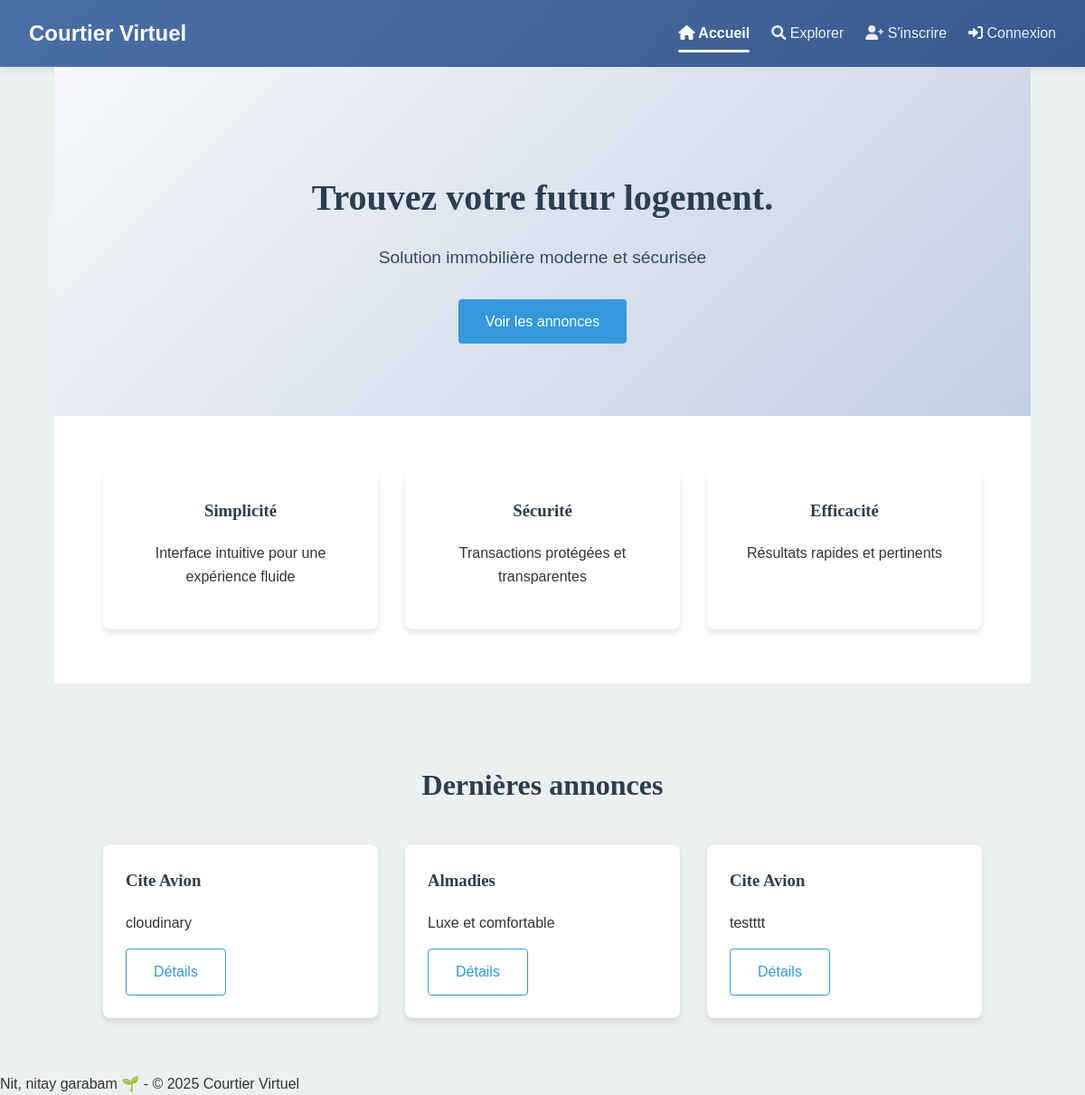
The page / on the database its author committed.
### core/models.py (models this page shows, shortened)
class Annonce(models.Model):
    proprietaire = models.ForeignKey(User, on_delete=models.CASCADE)
    titre = models.CharField(max_length=200)
    description = models.TextField()
    prix = models.DecimalField(max_digits=10, decimal_places=2)
    localisation = models.CharField(max_length=100)
    image = CloudinaryField('image', blank=True, null=True)
    date_postee = models.DateTimeField(auto_now_add=True) # to be changed to auto_now_add=True after migration

### core/views.py (the view)
# urls.py: path('', views.accueil, name='accueil'),
def accueil(request):
    annonces = Annonce.objects.all().order_by('-date_postee')
    return render(request, 'core/acceuil.html', {'annonces': annonces})

### core/templates/core/acceuil.html
{% extends 'core/base.html' %}
{% block content %}
<section class="hero">
    <div class="container">
        <div class="hero-content">
            <h2>Trouvez votre futur logement.</h2>
            <p class="subtitle">Solution immobilière moderne et sécurisée</p>
            <a href="{% url 'annonce_list' %}" class="primary-btn">Voir les annonces</a>
        </div>
    </div>
</section>
<section class="features">
    <div class="container">
        <div class="feature-card">
            <h3>Simplicité</h3>
            <p>Interface intuitive pour une expérience fluide</p>
        </div>
        <div class="feature-card">
            <h3>Sécurité</h3>
            <p>Transactions protégées et transparentes</p>
        </div>
        <div class="feature-card">
            <h3>Efficacité</h3>
            <p>Résultats rapides et pertinents</p>
        </div>
    </div>
</section>
<section class="property-listings">
    <div class="container">
        <h2 class="section-title">Dernières annonces</h2>
        <div class="properties-grid">
            {% for annonce in annonces %}
            <article class="property-card">
                <div class="property-content">
                    <h3>{{ annonce.titre }}</h3>
                    <p>{{ annonce.description|truncatechars:120 }}</p>
                    <a href="{% url 'annonce_detail' annonce.pk %}" class="secondary-btn">Détails</a>
                </div>
            </article>
            {% empty %}
            <p class="no-results">Aucune annonce disponible actuellement</p>
            {% endfor %}
        </div>
    </div>
</section>
{% endblock %}

### core/static/core/css/style.css (style rules this page uses)
:root { --primary: #2c3e50; --secondary: #34495e; --accent: #3498db; --light: #ecf0f1; --white: #ffffff; --text: #333333; --shadow: 0 4px 6px rgba(0, 0, 0, 0.1); --transition: all 0.3s ease; }
body { font-family: 'Montserrat', sans-serif; color: var(--text); line-height: 1.6; margin: 0; padding: 0; background-color: var(--light); }
.container { width: 90%; max-width: 1200px; margin: 0 auto; padding: 0 20px; }
h1, h2, h3 { font-family: 'Playfair Display', serif; font-weight: 600; }
.hero { background: linear-gradient(135deg, #f5f7fa 0%, #c3cfe2 100%); padding: 80px 0; text-align: center; }
.hero-content h2 { font-size: 2.5rem; color: var(--primary); margin-bottom: 15px; }
.hero-content .subtitle { font-size: 1.2rem; color: var(--secondary); margin-bottom: 30px; }
.primary-btn, .secondary-btn { display: inline-block; padding: 12px 30px; border-radius: 4px; text-decoration: none; font-weight: 500; transition: var(--transition); }
.primary-btn { background-color: var(--accent); color: var(--white); }
.secondary-btn { border: 1px solid var(--accent); color: var(--accent); background: transparent; }
.features { padding: 60px 0; background-color: var(--white); }
.features .container { display: grid; grid-template-columns: repeat(auto-fit, minmax(300px, 1fr)); gap: 30px; }
.feature-card { background: var(--white); padding: 30px; border-radius: 8px; box-shadow: var(--shadow); transition: var(--transition); text-align: center; }
.feature-card h3 { color: var(--primary); margin-top: 0; }
.property-listings { padding: 60px 0; }
.section-title { text-align: center; margin-bottom: 40px; color: var(--primary); font-size: 2rem; }
.properties-grid { display: grid; grid-template-columns: repeat(auto-fill, minmax(300px, 1fr)); gap: 30px; }
.property-card { background: var(--white); border-radius: 8px; overflow: hidden; box-shadow: var(--shadow); transition: var(--transition); }
.property-content { padding: 25px; }
.property-content h3 { margin-top: 0; color: var(--primary); }
.subtitle { color: #666; font-size: 1.1rem; }

### rows shown on the page
Annonce: titre "Cite Avion", description "cloudinary"
Annonce: titre "Almadies", description "Luxe et comfortable"
Annonce: titre "Cite Avion", description "testttt"
